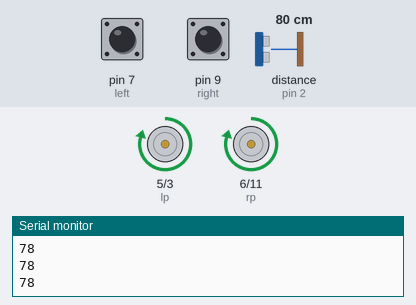
This sketch was run on a simulated Arduino Uno, built with avr-gcc and run on an emulated ATmega328P. Parts: motor-driver pin pairs drawn as motors (green arrow = first pin HIGH = forward, orange = second pin HIGH = backward, longer = more drive), the last lines printed to the serial monitor. Wiring (inferred from the names in the program): ultrasonic range finder: trigger pin 4; echo pin 2. Inputs (shaded band) come from the test bench; at power-on: pin 7 (left) LOW, distance to the obstacle (sensor on pin 2) 80 cm, pin 9 (right) LOW. The echo pulse lasts 58.3 µs per cm.

Above: at 1.2 s.
1.3 s: pin 7 (left) pulled HIGH for 1 s
At 1.45 s:
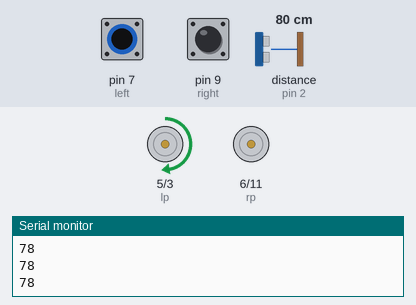
4.3 s: distance to the obstacle (sensor on pin 2) set to 2 cm
At 5.4 s:
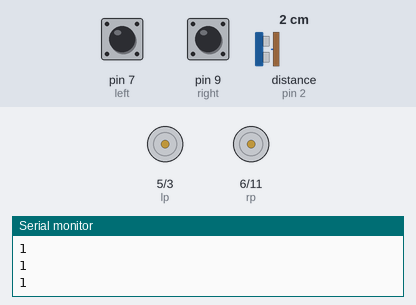
5.9 s: pin 9 (right) pulled HIGH for 1 s
8.9 s: distance to the obstacle (sensor on pin 2) set to 9 cm
At 10.0 s:
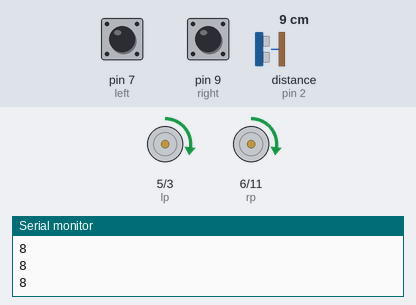
10.5 s: distance to the obstacle (sensor on pin 2) set to 18 cm
At 11.3 s:
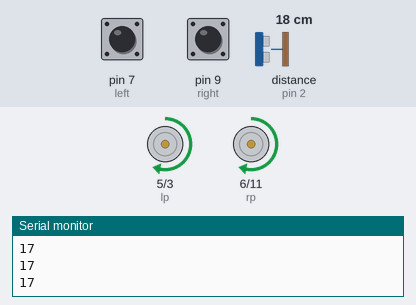
12.1 s: distance to the obstacle (sensor on pin 2) set to 12 cm
At 13.2 s:
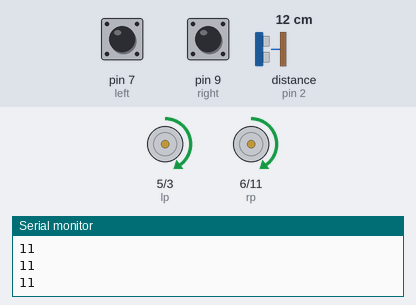
Timing chart, 0 to 14.7 s (numbered marks = the images above; inputs shaded):
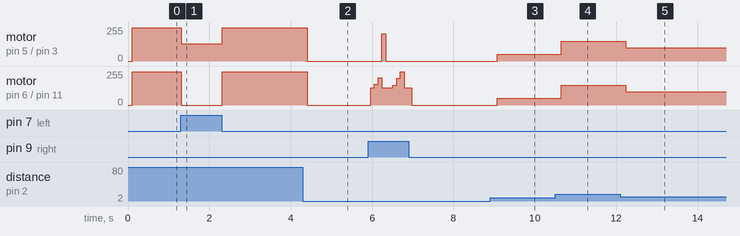

Measured:
- after the input at 1.3 s, motor on pin 5 (lp) / pin 3 (ln): forward 250/255 → forward 128/255 at once, → forward 250/255 1.0 s later; motor on pin 6 (rp) / pin 11 (rn): forward 250/255 → stopped at once, → forward 250/255 1.0 s later
- after the input at 4.3 s, motor on pin 5 (lp) / pin 3 (ln), motor on pin 6 (rp) / pin 11 (rn): forward 250/255 → stopped after 0.11 s
- after the input at 8.9 s, motor on pin 5 (lp) / pin 3 (ln), motor on pin 6 (rp) / pin 11 (rn): stopped → forward 50/255 after 0.17 s
- after the input at 10.5 s, motor on pin 5 (lp) / pin 3 (ln), motor on pin 6 (rp) / pin 11 (rn): forward 50/255 → forward 150/255 after 0.14 s
- after the input at 12.1 s, motor on pin 5 (lp) / pin 3 (ln), motor on pin 6 (rp) / pin 11 (rn): forward 150/255 → forward 100/255 after 0.13 s

The sketch:

NukeSelfControlAlgorithem.ino
```cpp
int s1,s2,duration,n=128;
int irr, irl;
int s;
int lp=5, ln=3, rp=6, rn=11;

void setup()
{
 Serial.begin(9600);
 pinMode(3, OUTPUT);
 pinMode(5, OUTPUT);
 pinMode(6, OUTPUT);
 pinMode(11,OUTPUT);
 pinMode(4, OUTPUT);//trigger
 pinMode(2, INPUT);//echo
 pinMode(7, INPUT); //left
 pinMode(9, INPUT); //right

}

void loop()
{
  alligner();

  s1=Ultra();
  delay(90);
  s2=Ultra();
  Serial.println(s2);
  speedcontrol();
  speedGradient();
}
int Ultra()
{
 digitalWrite(4, LOW);
 delayMicroseconds(2);
 digitalWrite(4, HIGH);
 delayMicroseconds(10);
 digitalWrite(4, LOW);

 duration = pulseIn(2, HIGH);
 s=duration*0.034/2;
 return s;
}
void speedcontrol()
{
 if(s2>=s1+10)
  {
    n=n-50;
    forward(n);
  }
 else
   {
     n=n+50;
     forward(n);
   }
}

void alligner()
{
irr=digitalRead(9);
irl=digitalRead(7);
if(irr==HIGH)
   stopleft();
if(irl==HIGH)
   stopright();
}

void forward(int p)
{
 analogWrite(lp,p);
 analogWrite(ln,0);
 analogWrite(rp,p);
 analogWrite(rn,0);
}


void stopright()
{
  analogWrite(lp,128);
  analogWrite(ln,0);
  analogWrite(rp,0);
  analogWrite(rn,0);
}

void stopleft()
{
  analogWrite(lp,0);
  analogWrite(ln,0);
  analogWrite(rp,128);
  analogWrite(rn,0);
}
void stp()
{
  analogWrite(lp,0);
  analogWrite(ln,0);
  analogWrite(rp,0);
  analogWrite(rn,0);
}

void speedGradient()
{
  if(s1>=25)
    forward(250);
  else if(s1>=20)
    forward(200);
  else if(s1>=15)
    forward(150);
  else if(s1>=10)
    forward(100);
  else if(s1>=5)
    forward(50);
  else
    stp();
}
```
